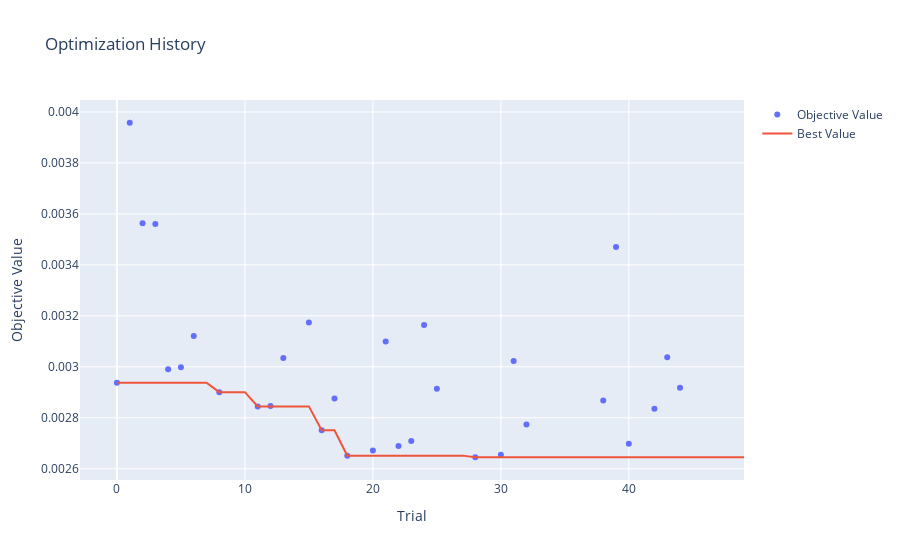

Notebook code for this chart:
### Code cell
# 1. Optimization history
fig = plot_optimization_history(study)
fig.update_layout(title="Optimization History")
fig.show()
